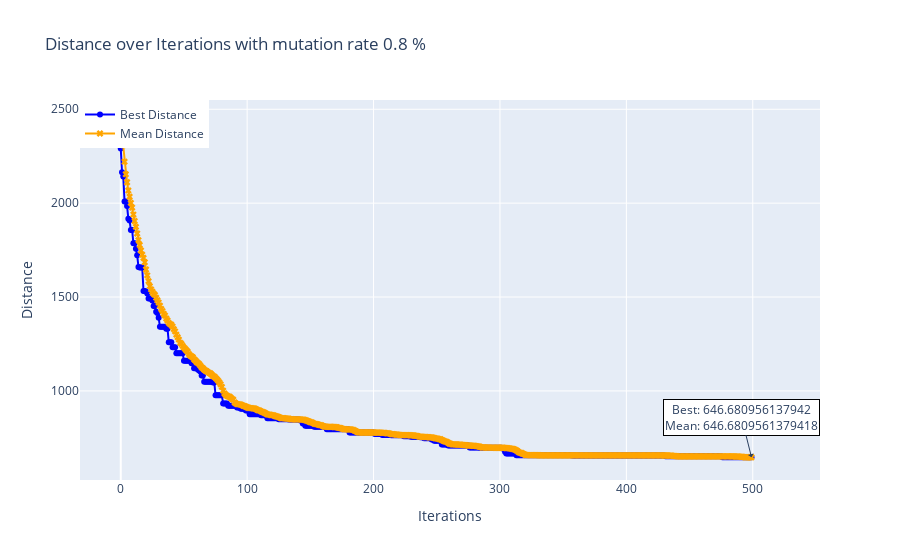

Here is the notebook cell this chart was saved with:
### Code cell
#c.test_k_means_algorithm(filename=filename)
c.run(filename=filename,clusters=False)

### Figure 1 — Plotly figure (JSON) as saved in the notebook; plotly's stock layout.template omitted (floating-point values rounded to 4 significant figures; data arrays with more than 128 entries replaced by an {"elided": "..."} marker saying what was removed)
{"data": [{"line": {"color": "blue"}, "marker": {"symbol": "circle"}, "mode": "lines+markers", "name": "Best Distance", "type": "scatter", "x": {"elided": "500 int values"}, "y": {"elided": "500 float values"}}, {"line": {"color": "orange"}, "marker": {"symbol": "x"}, "mode": "lines+markers", "name": "Mean Distance", "type": "scatter", "x": {"elided": "500 int values"}, "y": {"elided": "500 float values"}}], "layout": {"annotations": [{"arrowhead": 1, "ax": -10, "ay": -40, "bgcolor": "white", "bordercolor": "black", "showarrow": true, "text": "Best: 646.680956137942<br>Mean: 646.6809561379418", "x": 499, "y": 646.7}], "hovermode": "x", "legend": {"x": 0, "y": 1}, "title": {"text": "Distance over Iterations with mutation rate 0.8 %"}, "xaxis": {"title": {"text": "Iterations"}}, "yaxis": {"title": {"text": "Distance"}}}}
